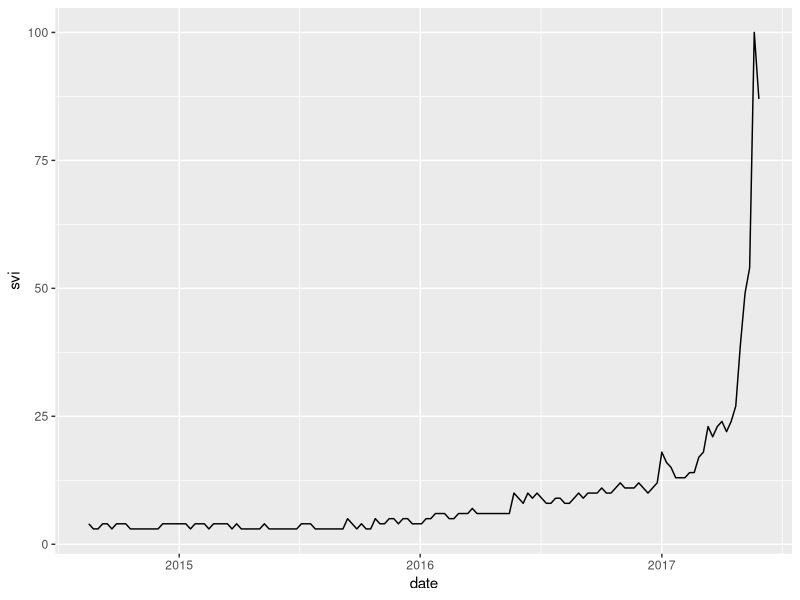
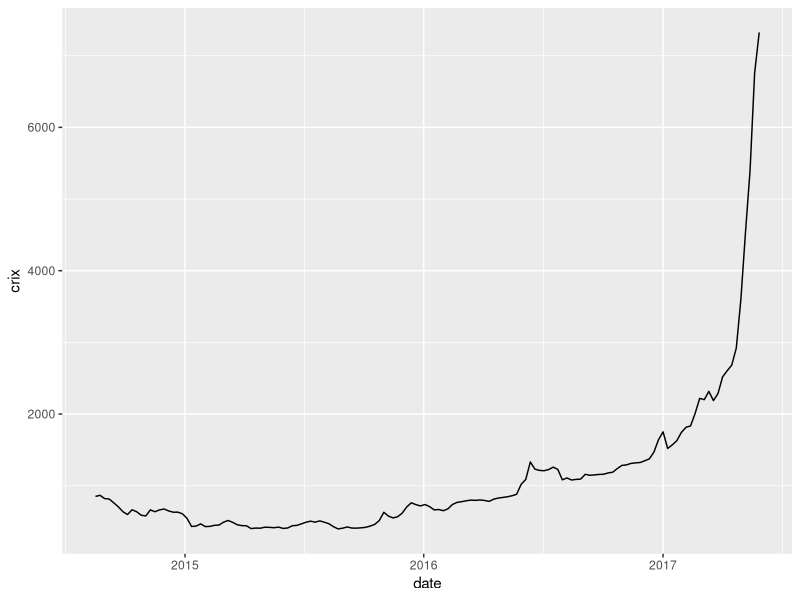
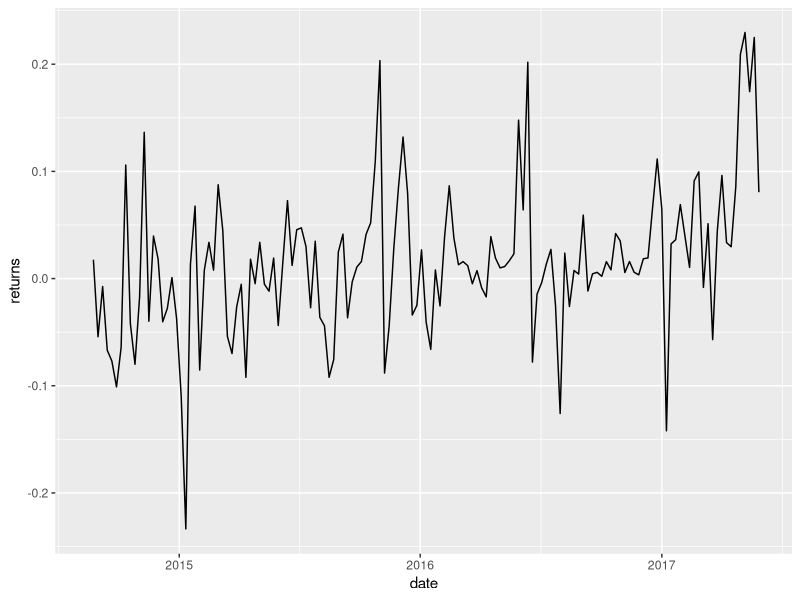
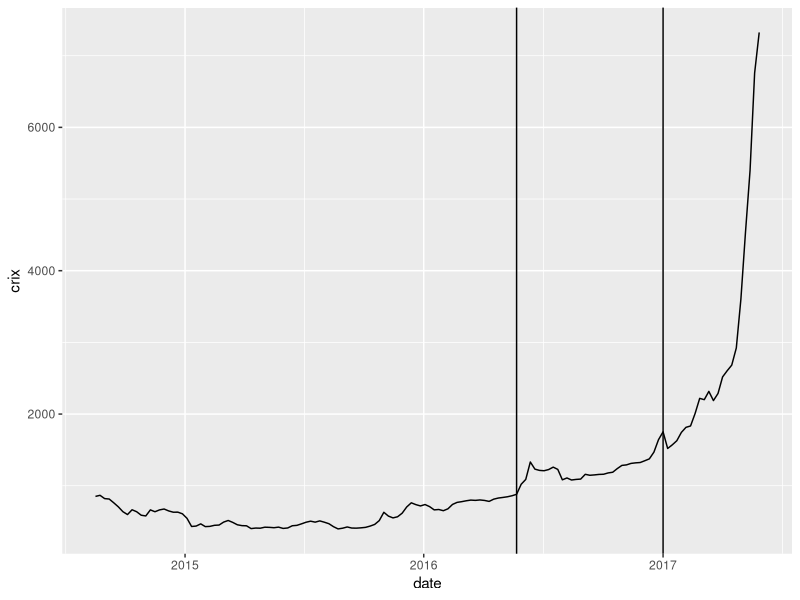
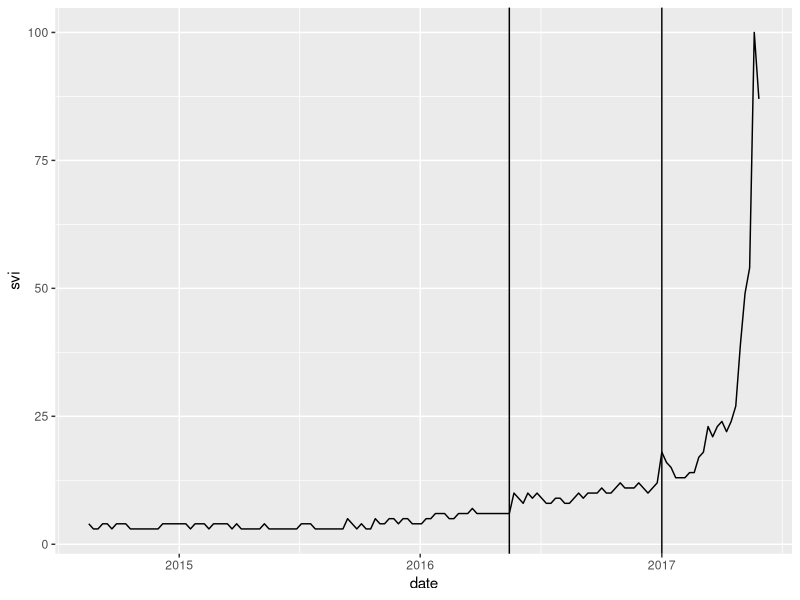

Write the R code that produced these figures, in order.
rm(list = ls(all = TRUE))
graphics.off()

if(!require("strucchange")) install.packages("strucchange"); library("strucchange")
if(!require("forecast")) install.packages("forecast");library("forecast")
if(!require("lmtest")) install.packages("lmtest");library("lmtest")
if(!require("ggplot2")) install.packages("ggplot2");library("ggplot2")
if(!require("tseries")) install.packages("tseries");library("tseries")


#Loading the data----
input <- read.csv("data/df.csv", header = TRUE, sep = ",")
input$date <- as.Date(input$date, "%m/%d/%Y")
input$X.1 <- NULL

ggplot( data = input, aes( date, svi )) + geom_line() 
ggplot( data = input, aes( date, crix )) + geom_line() 
ggplot( data = input, aes( date, returns )) + geom_line() 




#Detecting structural breaks in the time series----
#Adapted code from: https://www.r-bloggers.com/endogenously-detecting-structural-breaks-in-a-time-series-implementation-in-r/

ts_crix <- as.ts(input$crix)
ts_svi <- as.ts(input$svi)

bp_ts_crix <- breakpoints(ts_crix~1)
bp_ts_svi <- breakpoints(ts_svi~1)


summary(bp_ts_crix)
summary(bp_ts_svi)

p <- array()
p[1] <- bp_ts_svi$breakpoints[1]
p[2] <- bp_ts_svi$breakpoints[2]
input$date[p] #dates when structural breaks happened in svi time series

c <- array()
c[1] <- bp_ts_crix$breakpoints[1]
c[2] <- bp_ts_crix$breakpoints[2]
input$date[c] #dates when structural breaks happened in svi time series

#plot the breakpoints 
bp_date_crix <- array()
bp_date_crix[1] <- input$date[c[1]]
bp_date_crix[1] <- as.Date(bp_date_crix[1], format = "%Y-%m-%d")
bp_date_crix[2] <- input$date[c[2]]
bp_date_crix[2] <- as.Date(bp_date_crix[2], format = "%Y-%m-%d")
ggplot( data = input, aes( date, crix )) + geom_line() + geom_vline(xintercept = c(bp_date_crix))



bp_date <- array()
bp_date[1] <- input$date[p[1]]
bp_date[1] <- as.Date(bp_date[1], format = "%Y-%m-%d")
bp_date[2] <- input$date[p[2]]
bp_date[2] <- as.Date(bp_date[2], format = "%Y-%m-%d")
ggplot( data = input, aes( date, svi )) + geom_line() + geom_vline(xintercept = c(bp_date))


input$crix <- NULL

#Granger causality test----
#Adapted code from: https://www.r-bloggers.com/chicken-or-the-egg-granger-causality-for-the-masses/


#Here, we will separate ts into three series, according to the structural breaks
#in svi time series


input_1 <- input[1:91,]
input_2 <- input[92:124,]
input_3 <- input[125:146,]
input_list <- list()
input_list[[1]] <- input_1
input_list[[2]] <- input_2
input_list[[3]] <- input_3


granger.caus_p.values <- matrix(nrow = 6, ncol = 2)
gc_results <- vector(mode = "list",length = 3)


for(l in 1:3){
  input <- input_list[[l]]
  
  #Checking for the stationarity of the series
  ts_returns <- ts(input$returns)
  ndiffs (ts_returns, alpha=0.05, test= "kpss")
  ndiffs (ts_returns, alpha=0.05, test= "adf")
  dreturns <- diff(ts_returns)
  
  
  ts_svi <- ts(input$svi)
  ndiffs(ts_svi, alpha=0.05, test= "kpss")
  ndiffs(ts_svi, alpha=0.05, test= "adf")
  dsvi <- diff(ts_svi)
  
  
  #testing for granger causality
  #the output is a table for each of the periods 
  #identified by the structural break test, respectively 
 
  
  for(i in 1:6){
    gt1 <- grangertest(dreturns ~ dsvi, order= i)
    granger.caus_p.values[i,1] <- gt1$`Pr(>F)`[2]
    
    gt2 <- grangertest(dsvi ~ dreturns, order=i)
    granger.caus_p.values[i,2] <- gt2$`Pr(>F)`[2]
    
  }

  gc_results[[l]] <- granger.caus_p.values
  
}

gc_results 
#Gives p-values for granger causality tests, 
#across the number of lags, across 3 periods


#Regression analysis----

input <- read.csv("data/df.csv", header = TRUE, sep = ",")
input$date <- as.Date(input$date, "%m/%d/%Y")
input$X.1 <- NULL
input$crix <- NULL
input$svi <- log(input$svi)
input$volume <- log(input$volume)
input$epuix <- log(input$epuix)
colnames(input)[3:9] <- c("log(svi)","log_returns", "log_sp500_returns",
                     "log(vix)", "log(volume)", "volatility", "log(epuix)")

input_1 <- input[1:91,]
input_2 <- input[92:124,]
input_3 <- input[125:146,]
input_list <- list()
input_list[[1]] <- input_1
input_list[[2]] <- input_2
input_list[[3]] <- input_3

pred_input <- read.csv("data/pred_df.csv", header = TRUE, sep = ",")
colnames(pred_input)[3:9] <- c("log(svi)","log_returns", "log_sp500_returns",
                               "log(vix)", "log(volume)", "volatility", "log(epuix)")

pred_input_1 <- pred_input[1:91,]
pred_input_2 <- pred_input[92:124,]
pred_input_3 <- pred_input[125:146,]
pred_input_list <- list()
pred_input_list[[1]] <- pred_input_1
pred_input_list[[2]] <- pred_input_2
pred_input_list[[3]] <- pred_input_3

cont_reg_list <- vector(mode="list")
pred_reg_list <- vector(mode="list")
bp_cont <- vector(mode="list")
bp_pred <- vector(mode="list")

for(i in 1:3){
  input <- input_list[[i]]
  pred_input <- pred_input_list[[i]]
  #Contempraneous regression
  cont_reg <- lm(log_returns~., data = input[,-(1:2)])
  cont_reg_list[[i]] <- cont_reg
  bp_cont[[i]] <- bptest(cont_reg)
  #Predictive regression
  pred_reg <- lm(log_returns~., data = pred_input[,-(1:2)])
  pred_reg_list[[i]] <- pred_reg
  bp_pred[[i]] <- bptest(pred_reg)
  
}
